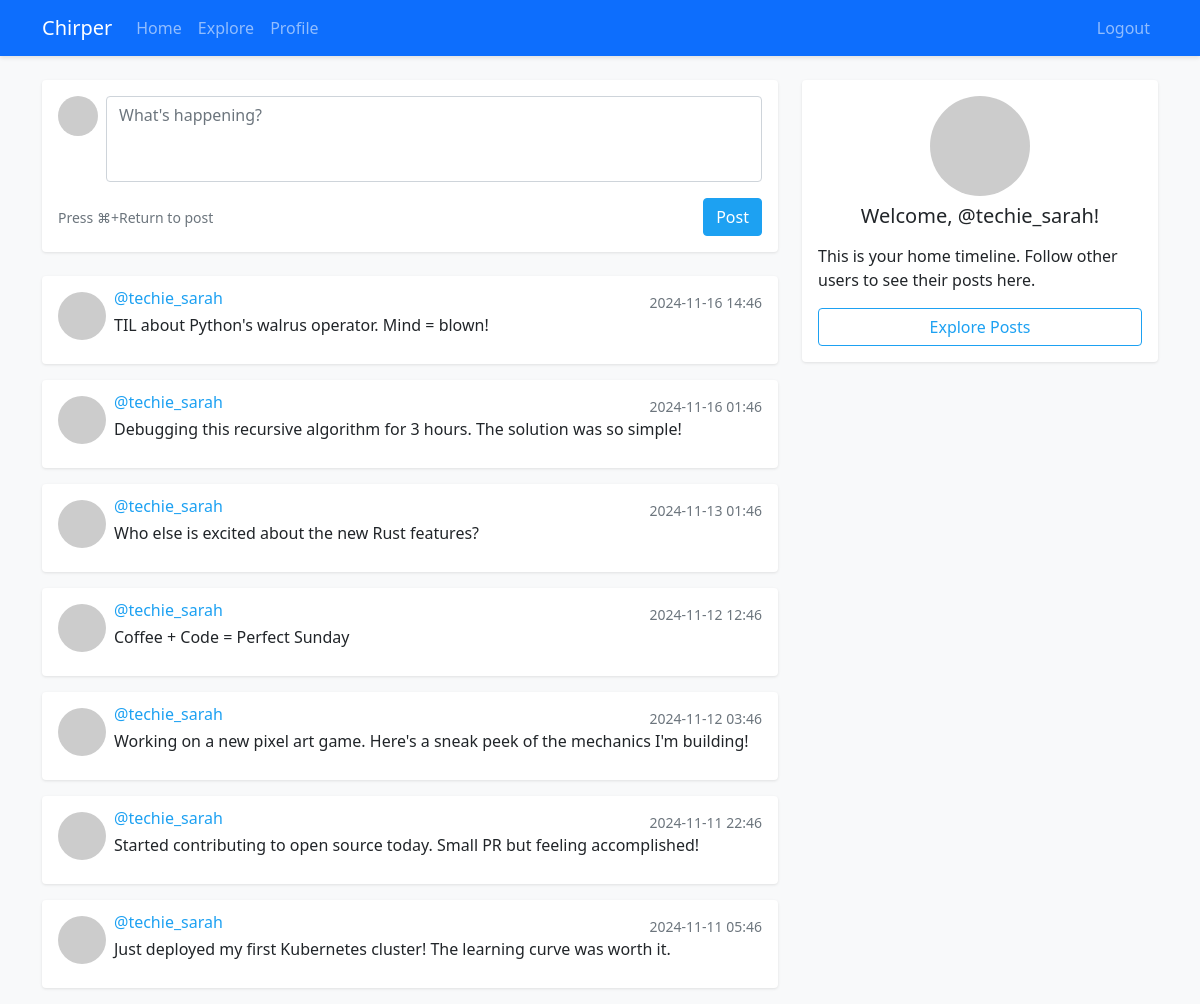
The app's page /index (signed in) with its own data.
### app/models.py (models this page shows, shortened)
class Post(db.Model):
    id = db.Column(db.Integer, primary_key=True)
    body = db.Column(db.String(280), nullable=False)
    timestamp = db.Column(db.DateTime, index=True, default=datetime.utcnow)
    user_id = db.Column(db.Integer, db.ForeignKey('user.id'), nullable=False)

class User(UserMixin, db.Model):
    id = db.Column(db.Integer, primary_key=True)
    username = db.Column(db.String(64), unique=True, nullable=False)
    email = db.Column(db.String(120), unique=True, nullable=False)
    password_hash = db.Column(db.String(128))
    bio = db.Column(db.String(140))
    avatar_path = db.Column(db.String(200))
    posts = db.relationship('Post', backref='author', lazy='dynamic')
    followed = db.relationship(
        'User', secondary=followers,
        primaryjoin=(followers.c.follower_id == id),
        secondaryjoin=(followers.c.followed_id == id),
        backref=db.backref('followers', lazy='dynamic'),
        lazy='dynamic'
    )
    def followed_posts(self):
        followed = Post.query.join(
            followers, (followers.c.followed_id == Post.user_id)
        ).filter(followers.c.follower_id == self.id)
        own = Post.query.filter_by(user_id=self.id)
        return followed.union(own).order_by(Post.timestamp.desc())
    def get_avatar(self):
        if self.avatar_path:
            return self.avatar_path
        digest = hashlib.md5(self.email.lower().encode('utf-8')).hexdigest()
        return f'https://www.gravatar.com/avatar/{digest}?d=identicon&s=200'

### app/main.py (the view)
@main.route('/')
@main.route('/index')
@login_required
def index():
    posts = current_user.followed_posts().all()
    return render_template('index.html', posts=posts)

### app/models.py (called while the page is built)
@login_manager.user_loader
def load_user(id):
    return User.query.get(int(id))

### app/templates/index.html (shortened to what this page needs)
{% extends "base.html" %}
{% block content %}
<div class="row">
    <div class="col-md-8">
        {% if current_user.is_authenticated %}
        <div class="card mb-4">
            <div class="card-body">
                <form action="{{ url_for('main.post') }}" method="post" id="chirpForm">
                    <div class="d-flex mb-3">
                        <img src="{{ current_user.get_avatar() }}" alt="Profile Picture" class="rounded-circle me-2" style="width: 40px; height: 40px; object-fit: cover;">
                        <div class="flex-grow-1">
                            <textarea class="form-control" id="chirpContent" name="body" rows="3" placeholder="What's happening?" maxlength="280" required></textarea>
                        </div>
                    </div>
                    <div class="d-flex justify-content-between align-items-center">
                        <small class="text-muted">Press ⌘+Return to post</small>
                        <button type="submit" class="btn btn-primary float-end">Post</button>
                    </div>
                </form>
            </div>
        </div>
        {% endif %}
        {% for post in posts %}
        <div class="card mb-3">
            <div class="card-body">
                <div class="d-flex align-items-start mb-2">
                    <img src="{{ post.author.get_avatar() }}" alt="Profile Picture" class="rounded-circle me-2" style="width: 48px; height: 48px; object-fit: cover;">
                    <div class="flex-grow-1">
                        <div class="d-flex justify-content-between align-items-center">
                            <h6 class="card-subtitle mb-1">
                                <a href="{{ url_for('main.user', username=post.author.username) }}" class="text-decoration-none">
                                    @{{ post.author.username }}
                                </a>
                            </h6>
                            <small class="text-muted">{{ post.timestamp.strftime('%Y-%m-%d %H:%M') }}</small>
                        </div>
                        <p class="card-text">{{ post.body }}</p>
                    </div>
                </div>
            </div>
        </div>
        {% endfor %}
    </div>
    <div class="col-md-4">
        <div class="card">
            <div class="card-body">
                <div class="text-center mb-3">
                    <img src="{{ current_user.get_avatar() }}" alt="Profile Picture" class="rounded-circle mb-2" style="width: 100px; height: 100px; object-fit: cover;">
                    <h5 class="card-title">Welcome, @{{ current_user.username }}!</h5>
                </div>
                <p class="card-text">This is your home timeline. Follow other users to see their posts here.</p>
                <a href="{{ url_for('main.explore') }}" class="btn btn-outline-primary w-100">Explore Posts</a>
            </div>
        </div>
    </div>
</div>
{% endblock %}

### app/templates/base.html (shortened to what this page needs)
<!DOCTYPE html>
<html lang="en">
<head>
    <link href="https://cdn.jsdelivr.net/npm/bootstrap@5.1.3/dist/css/bootstrap.min.css" rel="stylesheet">
    <link href="https://cdn.jsdelivr.net/npm/bootstrap-icons@1.11.3/font/bootstrap-icons.css" rel="stylesheet">
    <link rel="stylesheet" href="{{ url_for('static', filename='style.css') }}">
</head>
<body>
    <nav class="navbar navbar-expand-lg navbar-dark bg-primary mb-4">
        <div class="container">
            <a class="navbar-brand" href="{{ url_for('main.index') }}">Chirper</a>
            <div class="collapse navbar-collapse" id="navbarNav">
                <ul class="navbar-nav me-auto">
                    {% if current_user.is_authenticated %}
                    <li class="nav-item">
                        <a class="nav-link" href="{{ url_for('main.index') }}">Home</a>
                    </li>
                    <li class="nav-item">
                        <a class="nav-link" href="{{ url_for('main.explore') }}">Explore</a>
                    </li>
                    <li class="nav-item">
                        <a class="nav-link" href="{{ url_for('main.user', username=current_user.username) }}">Profile</a>
                    </li>
                    {% endif %}
                </ul>
                <ul class="navbar-nav">
                    {% if current_user.is_authenticated %}
                    <li class="nav-item">
                        <a class="nav-link" href="{{ url_for('auth.logout') }}">Logout</a>
                    </li>
                    {% endif %}
                </ul>
            </div>
        </div>
    </nav>
    <div class="container">
        {% block content %}{% endblock %}
    </div>
</body>
</html>

### app/static/style.css (style rules this page uses)
body { background-color: #f8f9fa; }
.navbar { box-shadow: 0 2px 4px rgba(0,0,0,.1); }
.card { border: none; box-shadow: 0 1px 3px rgba(0,0,0,.1); }
textarea.form-control { resize: none; }
.btn-primary { background-color: #1da1f2; border-color: #1da1f2; }
.btn-outline-primary { color: #1da1f2; border-color: #1da1f2; }
a { color: #1da1f2; }

### records on screen
Post: author.username "techie_sarah", timestamp "2024-11-16 14:46", body "TIL about Python's walrus operator. Mind = blown!"
Post: author.username "techie_sarah", timestamp "2024-11-16 01:46", body "Debugging this recursive algorithm for 3 hours. The solution was so simple!"
Post: author.username "techie_sarah", timestamp "2024-11-13 01:46", body "Who else is excited about the new Rust features?"
Post: author.username "techie_sarah", timestamp "2024-11-12 12:46", body "Coffee + Code = Perfect Sunday"
Post: author.username "techie_sarah", timestamp "2024-11-12 03:46", body "Working on a new pixel art game. Here's a sneak peek of the mechanics I'm building!"
Post: author.username "techie_sarah", timestamp "2024-11-11 22:46", body "Started contributing to open source today. Small PR but feeling accomplished!"
Post: author.username "techie_sarah", timestamp "2024-11-11 05:46", body "Just deployed my first Kubernetes cluster! The learning curve was worth it."
User: username "techie_sarah"
